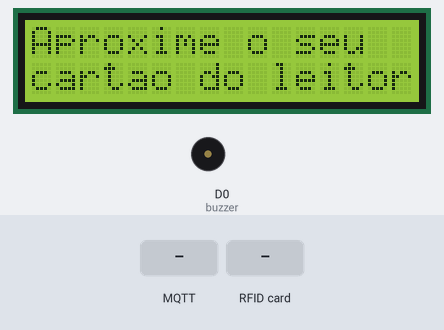
The sketch below on a simulated ESP8266 (NodeMCU). Shown: 16×2 character LCD, buzzer (waves = sounding). The test bench sets the inputs (shaded band). WiFi joins after 1.5 s; servers stay silent unless stated; no MQTT or app messages arrive unless stated; what the sketch prints to the serial monitor is not drawn.

Above: at 3.0 s.
3.1 s: MQTT message "1" arrives on the first subscribed topic
At 4.1 s:
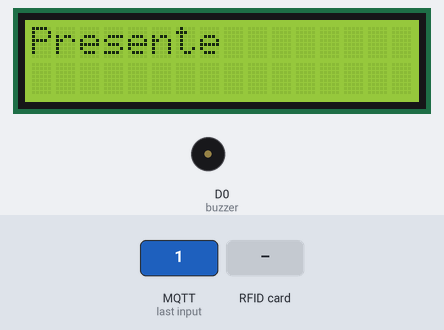
5.1 s: RFID card 5E 7A 19 C4 held to the reader
At 7.3 s:
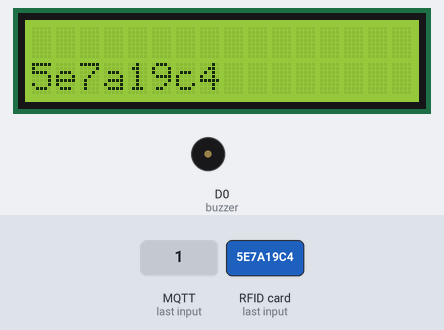
8.0 s: MQTT message "0" arrives on the first subscribed topic
At 9.8 s:
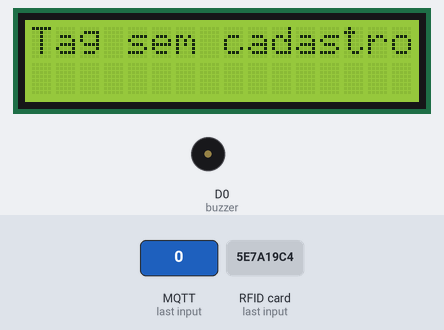
10.1 s: MQTT message "2" arrives on the first subscribed topic
At 12.9 s:
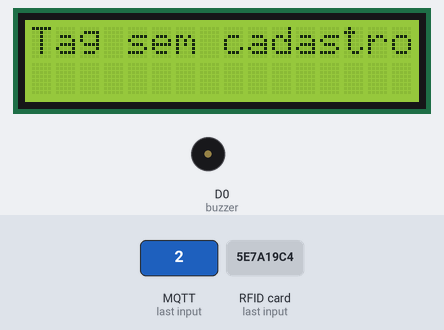
13.1 s: MQTT message "on" arrives on the first subscribed topic
At 19.5 s:
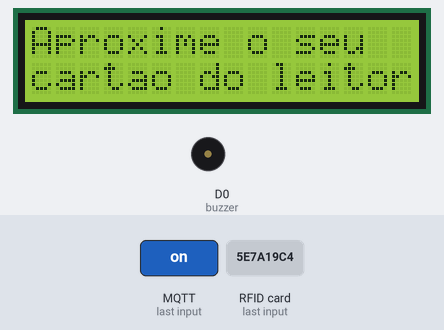
Timing chart, 0 to 20.2 s (numbered marks = the images above; inputs shaded):
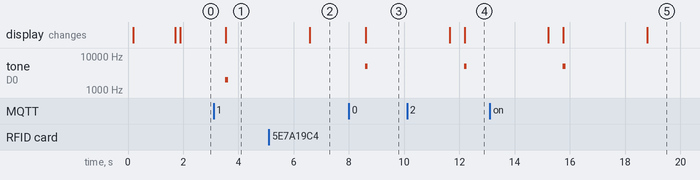

The sketch:

firmware.ino
```cpp
// LIBRARYS
#include <Wire.h>  //INCLUSÃO DE BIBLIOTECA
#include <LiquidCrystal_I2C.h> //INCLUSÃO DE BIBLIOTECA
#include <ESP8266WiFi.h>
#include <PubSubClient.h>
#include <SPI.h>
#include <MFRC522.h>
int buzzer = D0;

LiquidCrystal_I2C lcd(0x3F, 16, 2); //FUNÇÃO DO TIPO "LiquidCrystal_I2C"
// DEFINES
#define RST_PIN D3
#define SS_PIN D4

// VARIABLES
const char* SSID = ""; // rede wifi
const char* PASSWORD = ""; // senha da rede wifi

const char* BROKER_MQTT = ""; // ip/host do broker
int BROKER_PORT = 1883; // porta do broker

const char* TOPIC_PING = "ping";

const char* TOPIC_PONG = "pong";

// PROTOTYPES//
void initPins();
void initSerial();
void initRfid();
void initWiFi();
void initMQTT();

// OBJECTS
WiFiClient client;
PubSubClient MQTT(client); // instancia o mqtt
MFRC522 mfrc522(SS_PIN, RST_PIN); // instancia o rfid

// setup
void setup() {
  pinMode(buzzer, OUTPUT);
  lcd.begin(16, 2);
  lcd.init();
  lcd.backlight();
  lcd.setCursor(0, 0);
  lcd.print("Aproxime o seu");
  lcd.setCursor(0, 1);
  lcd.print("cartao do leitor...");


  initSerial();
  initWiFi();
  initMQTT();
  initRfid();

}

void loop() {
  if (!MQTT.connected()) {
    reconnectMQTT();
  }
  recconectWiFi();
  MQTT.loop();

  if ( ! mfrc522.PICC_IsNewCardPresent()) {
    delay(500);
    return;
  }

  if ( ! mfrc522.PICC_ReadCardSerial()) {
    delay(500);
    return;
  }

  rfidProcess();

}

// implementacao dos prototypes

void initSerial() {
  Serial.begin(115200);
}

void initRfid() {
  SPI.begin();
  mfrc522.PCD_Init();
  Serial.println("Aproxime o seu cartao do leitor...");
  Serial.println();
  lcd.clear();
  lcd.setCursor(0, 0);
  lcd.print("Aproxime o seu");
  lcd.setCursor(0, 1);
  lcd.print("cartao do leitor...");
}

void initWiFi() {
  delay(10);
  Serial.println("Conectando-se em: " + String(SSID));
  lcd.clear();
  lcd.setCursor(0,0);
  lcd.print("Conectando-se em: ");
  lcd.setCursor(0,1);
  lcd.print(String(SSID));
  WiFi.begin(SSID, PASSWORD);
  while (WiFi.status() != WL_CONNECTED) {
    delay(100);
    Serial.print(".");
  }
  Serial.println();
  Serial.print("Conectado na Rede " + String(SSID) + " | IP => ");
  Serial.println(WiFi.localIP());
  lcd.clear();
  lcd.setCursor(0,0);
  lcd.print("Conect na Rede:");
  lcd.setCursor(0,1);
  lcd.print(String(SSID));
  delay(100);
}

// Funcão para se conectar ao Broker MQTT
void initMQTT() {
  MQTT.setServer(BROKER_MQTT, BROKER_PORT);
  MQTT.setCallback(mqtt_callback);
}

//Função que recebe as mensagens publicadas
void mqtt_callback(char* topic, byte* payload, unsigned int length) {

  String message;
  for (int i = 0; i < length; i++) {
    char c = (char)payload[i];
    message += c;
  }

  if (String(message) == "1") //UID 1 - Chaveiro
  {
    tone(buzzer, 2000, 100);
    Serial.println("Ola Vinicius !");
    Serial.println();
    lcd.clear();
    lcd.setCursor(0,0);
    lcd.print("Presente");
    delay(3000);
    lcd.clear();
    lcd.setCursor(0, 0);
    lcd.print("Aproxime o seu");
    lcd.setCursor(0, 1);
    lcd.print("cartao do leitor...");
  } else {
    tone(buzzer, 5000, 100);
    lcd.clear();
    lcd.setCursor(0,0);
    lcd.print("Tag sem cadastro!");
    lcd.setCursor(0,1);
    delay(3000);
    lcd.clear();
    lcd.setCursor(0, 0);
    lcd.print("Aproxime o seu");
    lcd.setCursor(0, 1);
    lcd.print("cartao do leitor...");
  }
  Serial.println("Tópico => " + String(topic) + " | Valor => " + String(message));

  Serial.flush();
}

void reconnectMQTT() {
  while (!MQTT.connected()) {
    Serial.println("Tentando se conectar ao Broker MQTT: " + String(BROKER_MQTT));
    if (MQTT.connect("ESP8266-ESP12-E")) {
      Serial.println("Conectado");
      MQTT.subscribe("pong");

    } else {
      Serial.println("Falha ao Reconectar");
      Serial.println("Tentando se reconectar em 2 segundos");
      delay(2000);
    }
  }
}

void recconectWiFi() {
  while (WiFi.status() != WL_CONNECTED) {
    delay(100);
    Serial.print(".");
  }
}

void rfidProcess()
{
  Serial.print("UID da tag : ");
  String conteudo = "";
  byte letra;
  for (byte i = 0; i < mfrc522.uid.size; i++)
  {
    conteudo.concat(String(mfrc522.uid.uidByte[i] < 0x10 ? "0" : ""));
    conteudo.concat(String(mfrc522.uid.uidByte[i], HEX));
  }
  char UUID[9];
  conteudo.toCharArray(UUID, 9);
  Serial.println(conteudo);
  lcd.clear();
  lcd.setCursor(0,1);
  lcd.print(conteudo);
  delay(2000);
  MQTT.publish(TOPIC_PING, UUID);
}
```

Measured:
- after the input at 3.1 s, tone on D0 (buzzer): silent → 2000 Hz after 0.42 s, → silent 0.10 s later; the display: changes after 0.43 s (image 1)
- after the input at 5.1 s, the display: changes after 1.5 s (image 2)
- after the input at 8.0 s, tone on D0 (buzzer): silent → 5000 Hz after 0.58 s, → silent 0.10 s later; the display: changes after 0.60 s (image 3)
- after the input at 10.1 s, tone on D0 (buzzer): silent → 5000 Hz after 2.1 s, → silent 0.10 s later
- after the input at 13.1 s, tone on D0 (buzzer): silent → 5000 Hz after 2.6 s, → silent 0.10 s later
